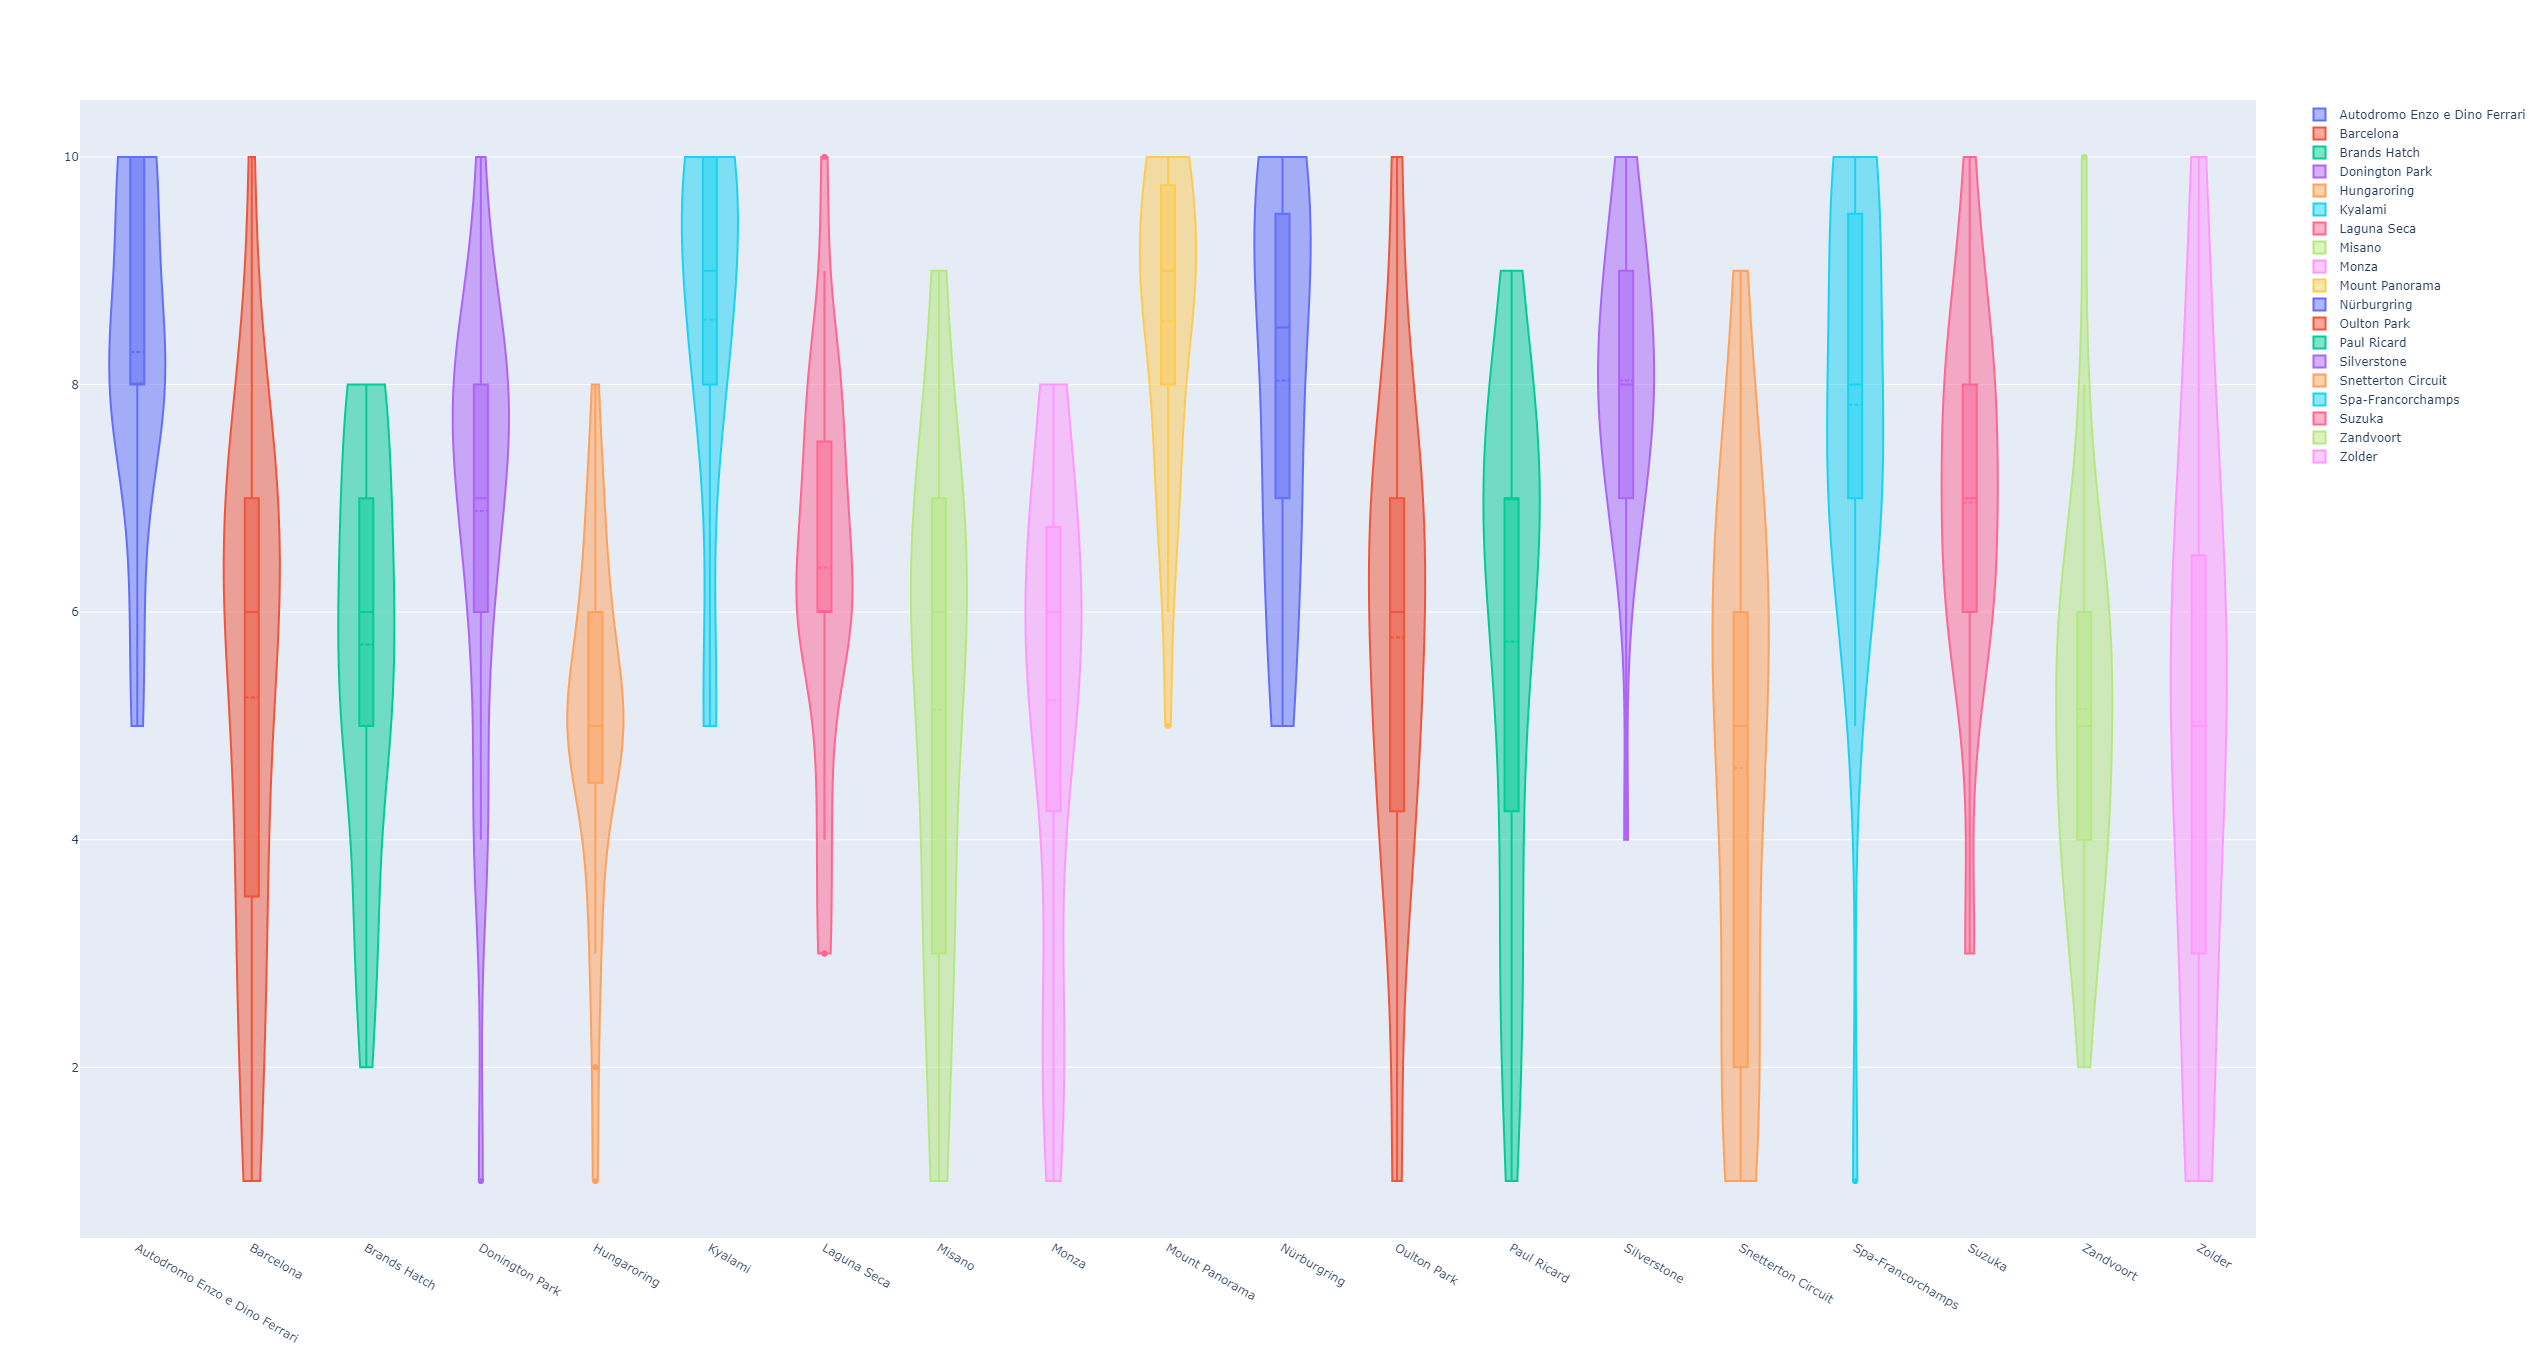

Python code for this plot:
import plotly.graph_objects as go

import pandas as pd

df = pd.read_csv("Track Ratings.csv")

fig = go.Figure()

tracks = ['Autodromo Enzo e Dino Ferrari','Barcelona','Brands Hatch','Donington Park','Hungaroring','Kyalami','Laguna Seca','Misano','Monza','Mount Panorama','Nürburgring','Oulton Park','Paul Ricard','Silverstone','Snetterton Circuit','Spa-Francorchamps','Suzuka','Zandvoort','Zolder','Average']

for track in tracks:
    fig.add_trace(go.Violin(x=df['track'][df['track'] == track],
                            y=df['ranking'][df['track'] == track],
                            spanmode="hard",
                            width=0,
                            name=track,
                            box_visible=True,
                            meanline_visible=True))
fig.show()
